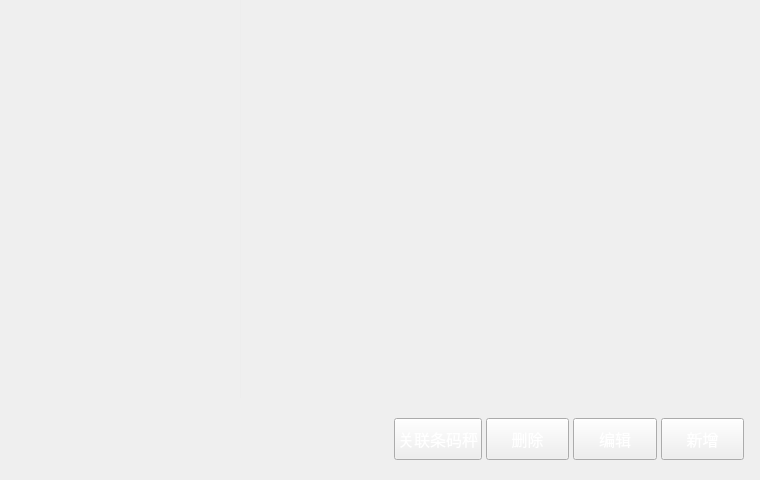
<?xml version="1.0" encoding="UTF-8"?>
<ui version="4.0">
 <class>BCSGroupManageWidget</class>
 <widget class="QWidget" name="BCSGroupManageWidget">
  <property name="geometry">
   <rect>
    <x>0</x>
    <y>0</y>
    <width>760</width>
    <height>480</height>
   </rect>
  </property>
  <property name="windowTitle">
   <string>Form</string>
  </property>
  <property name="styleSheet">
   <string notr="true"/>
  </property>
  <layout class="QVBoxLayout" name="verticalLayout_3">
   <property name="spacing">
    <number>0</number>
   </property>
   <property name="leftMargin">
    <number>0</number>
   </property>
   <property name="topMargin">
    <number>0</number>
   </property>
   <property name="rightMargin">
    <number>0</number>
   </property>
   <property name="bottomMargin">
    <number>0</number>
   </property>
   <item>
    <layout class="QHBoxLayout" name="horizontalLayout" stretch="0,0,0">
     <property name="spacing">
      <number>0</number>
     </property>
     <item>
      <widget class="BCSGroupManageLeftWidget" name="bcsLeftWidget" native="true">
       <property name="minimumSize">
        <size>
         <width>240</width>
         <height>0</height>
        </size>
       </property>
       <property name="maximumSize">
        <size>
         <width>240</width>
         <height>16777215</height>
        </size>
       </property>
       <property name="styleSheet">
        <string notr="true"/>
       </property>
      </widget>
     </item>
     <item>
      <widget class="QWidget" name="widget" native="true">
       <property name="minimumSize">
        <size>
         <width>1</width>
         <height>0</height>
        </size>
       </property>
       <property name="maximumSize">
        <size>
         <width>1</width>
         <height>16777215</height>
        </size>
       </property>
       <property name="styleSheet">
        <string notr="true">border: 1px solid #ededed;</string>
       </property>
      </widget>
     </item>
     <item>
      <widget class="BCSGroupManageRightWidget" name="bcsRightWidget" native="true">
       <property name="minimumSize">
        <size>
         <width>0</width>
         <height>0</height>
        </size>
       </property>
       <property name="maximumSize">
        <size>
         <width>16777215</width>
         <height>16777215</height>
        </size>
       </property>
      </widget>
     </item>
    </layout>
   </item>
   <item>
    <widget class="QWidget" name="bottomWidget" native="true">
     <property name="minimumSize">
      <size>
       <width>0</width>
       <height>82</height>
      </size>
     </property>
     <property name="maximumSize">
      <size>
       <width>16777215</width>
       <height>82</height>
      </size>
     </property>
     <property name="styleSheet">
      <string notr="true"/>
     </property>
     <layout class="QHBoxLayout" name="horizontalLayout_3">
      <property name="spacing">
       <number>16</number>
      </property>
      <property name="leftMargin">
       <number>0</number>
      </property>
      <property name="topMargin">
       <number>20</number>
      </property>
      <property name="rightMargin">
       <number>16</number>
      </property>
      <property name="bottomMargin">
       <number>20</number>
      </property>
      <item>
       <spacer name="horizontalSpacer_4">
        <property name="orientation">
         <enum>Qt::Horizontal</enum>
        </property>
        <property name="sizeHint" stdset="0">
         <size>
          <width>40</width>
          <height>20</height>
         </size>
        </property>
       </spacer>
      </item>
      <item>
       <widget class="QWidget" name="widget_3" native="true">
        <property name="sizePolicy">
         <sizepolicy hsizetype="Preferred" vsizetype="Preferred">
          <horstretch>0</horstretch>
          <verstretch>0</verstretch>
         </sizepolicy>
        </property>
        <property name="minimumSize">
         <size>
          <width>350</width>
          <height>0</height>
         </size>
        </property>
        <property name="maximumSize">
         <size>
          <width>350</width>
          <height>16777215</height>
         </size>
        </property>
        <layout class="QHBoxLayout" name="horizontalLayout_6">
         <property name="spacing">
          <number>4</number>
         </property>
         <property name="leftMargin">
          <number>0</number>
         </property>
         <property name="topMargin">
          <number>0</number>
         </property>
         <property name="rightMargin">
          <number>0</number>
         </property>
         <property name="bottomMargin">
          <number>0</number>
         </property>
         <item>
          <widget class="QPushButton" name="relateButton">
           <property name="sizePolicy">
            <sizepolicy hsizetype="Minimum" vsizetype="Minimum">
             <horstretch>0</horstretch>
             <verstretch>0</verstretch>
            </sizepolicy>
           </property>
           <property name="minimumSize">
            <size>
             <width>0</width>
             <height>0</height>
            </size>
           </property>
           <property name="maximumSize">
            <size>
             <width>16777215</width>
             <height>16777215</height>
            </size>
           </property>
           <property name="styleSheet">
            <string notr="true">QPushButton{
	font-size:16px;
	color:#ffffff;
	border-image: url(:/adjustPrice/blueButton.png);
}

QPushButton:pressed{
	border-image: url(:/adjustPrice/blueButtonPress.png);
}

QPushButton:disabled{
	border-image: url(:/adjustPrice/buttonDisable.png);
}</string>
           </property>
           <property name="text">
            <string>关联条码秤</string>
           </property>
          </widget>
         </item>
         <item>
          <widget class="QPushButton" name="deleteButton">
           <property name="sizePolicy">
            <sizepolicy hsizetype="Minimum" vsizetype="Minimum">
             <horstretch>0</horstretch>
             <verstretch>0</verstretch>
            </sizepolicy>
           </property>
           <property name="styleSheet">
            <string notr="true">QPushButton{
	font-size:16px;
	color:#ffffff;
	border-image: url(:/adjustPrice/blueButton.png);
}

QPushButton:pressed{
	border-image: url(:/adjustPrice/blueButtonPress.png);
}

QPushButton:disabled{
	border-image: url(:/adjustPrice/buttonDisable.png);
}</string>
           </property>
           <property name="text">
            <string>删除</string>
           </property>
          </widget>
         </item>
         <item>
          <widget class="QPushButton" name="editButton">
           <property name="sizePolicy">
            <sizepolicy hsizetype="Minimum" vsizetype="Minimum">
             <horstretch>0</horstretch>
             <verstretch>0</verstretch>
            </sizepolicy>
           </property>
           <property name="styleSheet">
            <string notr="true">QPushButton{
	font-size:16px;
	color:#ffffff;
	border-image: url(:/adjustPrice/blueButton.png);
}

QPushButton:pressed{
	border-image: url(:/adjustPrice/blueButtonPress.png);
}

QPushButton:disabled{
	border-image: url(:/adjustPrice/buttonDisable.png);
}</string>
           </property>
           <property name="text">
            <string>编辑</string>
           </property>
          </widget>
         </item>
         <item>
          <widget class="QPushButton" name="addButton">
           <property name="sizePolicy">
            <sizepolicy hsizetype="Minimum" vsizetype="Minimum">
             <horstretch>0</horstretch>
             <verstretch>0</verstretch>
            </sizepolicy>
           </property>
           <property name="minimumSize">
            <size>
             <width>0</width>
             <height>0</height>
            </size>
           </property>
           <property name="maximumSize">
            <size>
             <width>16777215</width>
             <height>16777215</height>
            </size>
           </property>
           <property name="styleSheet">
            <string notr="true">QPushButton{
	font-size:16px;
	color:#ffffff;
	border-image: url(:/adjustPrice/orangeButton.png);
}

QPushButton:pressed{
	border-image: url(:/adjustPrice/OrangeButtonPress.png);
}

QPushButton:disabled{
	border-image: url(:/adjustPrice/buttonDisable.png);
}</string>
           </property>
           <property name="text">
            <string>新增</string>
           </property>
          </widget>
         </item>
        </layout>
       </widget>
      </item>
     </layout>
    </widget>
   </item>
  </layout>
 </widget>
 <customwidgets>
  <customwidget>
   <class>BCSGroupManageLeftWidget</class>
   <extends>QWidget</extends>
   <header>BCSGroupManageLeftWidget.h</header>
   <container>1</container>
  </customwidget>
  <customwidget>
   <class>BCSGroupManageRightWidget</class>
   <extends>QWidget</extends>
   <header>BCSGroupManageRightWidget.h</header>
   <container>1</container>
  </customwidget>
 </customwidgets>
 <resources/>
 <connections/>
</ui>
